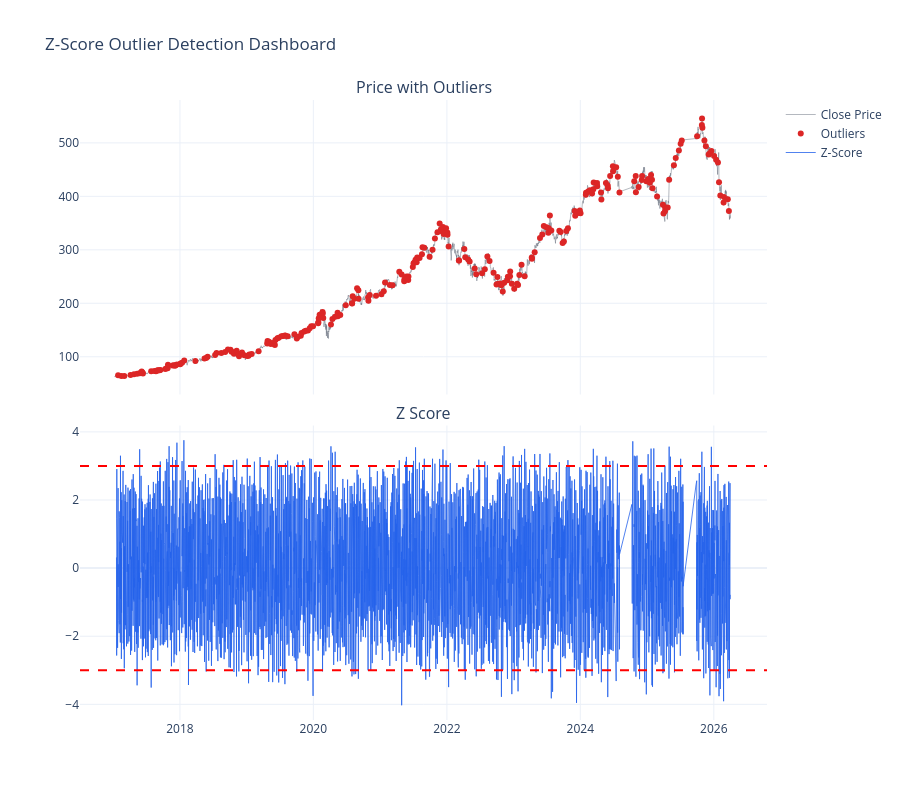

The code cell stored with this chart in its notebook:
### Code cell
# Z-Score

if "df_model" not in globals():
    raise ValueError("df_model not found. Run feature-engineering cell first.")

features = FEATURES
part = df_model.copy().sort_values("quote_datetime").reset_index(drop=True)
active_features = [c for c in features if c in part.columns]
window_z = WINDOW_Z
roll_window = ROLL_WINDOW

for col in active_features:
    mu = part[col].rolling(window_z).mean()
    sd = part[col].rolling(window_z).std()
    part[f"{col}_z"] = (part[col] - mu) / (sd + 1e-8)

if "log_return_z" in part.columns:
    part["z_signal"] = part["log_return_z"]
else:
    z_cols = [f"{c}_z" for c in active_features if f"{c}_z" in part.columns]
    part["z_signal"] = part[z_cols].abs().max(axis=1)

part["z_flag"] = (part["z_signal"].abs() >= 3).astype(int)

mu2 = part["z_signal"].rolling(roll_window).mean()
sd2 = part["z_signal"].rolling(roll_window).std()
part["z_z20"] = (part["z_signal"] - mu2) / (sd2 + 1e-8)

flagged = part[part["z_flag"] == 1]

fig = make_subplots(
    rows=2,
    cols=1,
    shared_xaxes=True,
    vertical_spacing=0.05,
    subplot_titles=("Price with Outliers", "Z Score"),
)

fig.add_trace(
    go.Scatter(
        x=part["quote_datetime"],
        y=part["close"],
        name="Close Price",
        line=dict(color=COLORS["normal"], width=1),
        opacity=0.5,
    ),
    row=1,
    col=1,
)

fig.add_trace(
    go.Scatter(
        x=flagged["quote_datetime"],
        y=flagged["close"],
        mode="markers",
        name="Outliers",
        marker=dict(color=COLORS["anomaly"], size=6),
    ),
    row=1,
    col=1,
)

fig.add_trace(
    go.Scatter(
        x=part["quote_datetime"],
        y=part["z_z20"],
        name="Z-Score",
        line=dict(color=COLORS["price"], width=0.8),
    ),
    row=2,
    col=1,
)

fig.add_hline(y=3, line_dash="dash", line_color="red", row=2, col=1)
fig.add_hline(y=-3, line_dash="dash", line_color="red", row=2, col=1)

fig.update_layout(
    height=800,
    title_text="Z-Score Outlier Detection Dashboard",
    template="plotly_white",
    showlegend=True,
)
fig.show()

print("Z Score anomalies:", int(part["z_flag"].sum()))

### Figure 1 — Plotly figure (JSON) as saved in the notebook; plotly's stock layout.template omitted (floating-point values rounded to 4 significant figures; data arrays with more than 128 entries replaced by an {"elided": "..."} marker saying what was removed)
{"data": [{"line": {"color": "#6b7280", "width": 1}, "name": "Close Price", "opacity": 0.5, "type": "scatter", "x": {"elided": "15477 str values"}, "xaxis": "x", "y": {"elided": "15477 float values"}, "yaxis": "y"}, {"marker": {"color": "#dc2626", "size": 6}, "mode": "markers", "name": "Outliers", "type": "scatter", "x": {"elided": "256 str values"}, "xaxis": "x", "y": {"elided": "256 float values"}, "yaxis": "y"}, {"line": {"color": "#2563eb", "width": 0.8}, "name": "Z-Score", "type": "scatter", "x": {"elided": "15477 str values"}, "xaxis": "x2", "y": {"elided": "15477 float values"}, "yaxis": "y2"}], "layout": {"annotations": [{"font": {"size": 16}, "showarrow": false, "text": "Price with Outliers", "x": 0.5, "xanchor": "center", "xref": "paper", "y": 1, "yanchor": "bottom", "yref": "paper"}, {"font": {"size": 16}, "showarrow": false, "text": "Z Score", "x": 0.5, "xanchor": "center", "xref": "paper", "y": 0.475, "yanchor": "bottom", "yref": "paper"}], "height": 800, "shapes": [{"line": {"color": "red", "dash": "dash"}, "type": "line", "x0": 0, "x1": 1, "xref": "x2 domain", "y0": 3, "y1": 3, "yref": "y2"}, {"line": {"color": "red", "dash": "dash"}, "type": "line", "x0": 0, "x1": 1, "xref": "x2 domain", "y0": -3, "y1": -3, "yref": "y2"}], "showlegend": true, "title": {"text": "Z-Score Outlier Detection Dashboard"}, "xaxis": {"anchor": "y", "domain": [0, 1], "matches": "x2", "showticklabels": false}, "xaxis2": {"anchor": "y2", "domain": [0, 1]}, "yaxis": {"anchor": "x", "domain": [0.525, 1]}, "yaxis2": {"anchor": "x2", "domain": [0, 0.475]}}}
